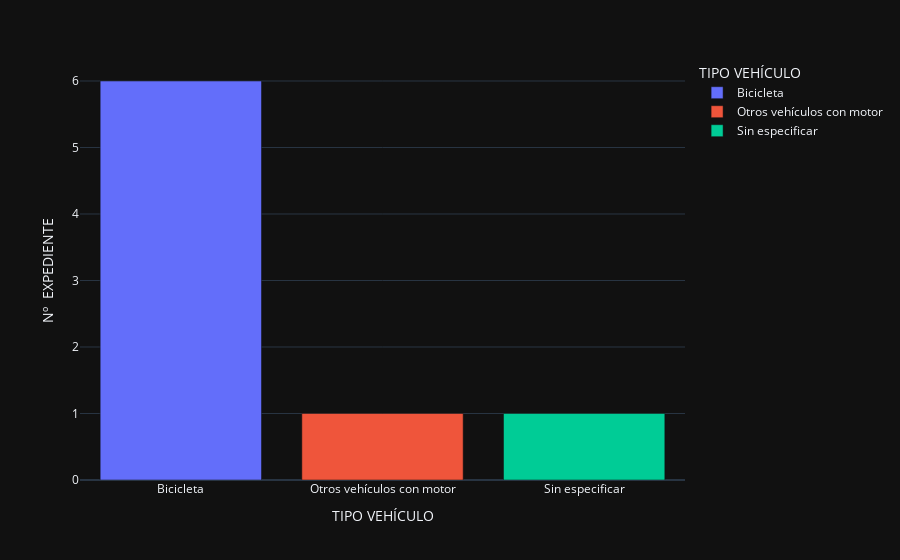

The notebook cell this image was saved under:
### Code cell
# vamos a hacer un plotly del df_accidentes_mujeres_conductor para verlo mejor

px.bar(df_accidentes_mujeres_conductor.reset_index(), x='TIPO VEHÍCULO', y='Nº  EXPEDIENTE', color='TIPO VEHÍCULO')

### Figure 1 — Plotly figure (JSON) as saved in the notebook; plotly's stock layout.template omitted (floating-point values rounded to 4 significant figures)
{"data": [{"alignmentgroup": "True", "hovertemplate": "TIPO VEHÍCULO=%{x}<br>Nº  EXPEDIENTE=%{y}<extra></extra>", "legendgroup": "Bicicleta", "marker": {"color": "#636efa", "pattern": {"shape": ""}}, "name": "Bicicleta", "offsetgroup": "Bicicleta", "orientation": "v", "showlegend": true, "textposition": "auto", "x": ["Bicicleta"], "xaxis": "x", "y": [6], "yaxis": "y", "type": "bar"}, {"alignmentgroup": "True", "hovertemplate": "TIPO VEHÍCULO=%{x}<br>Nº  EXPEDIENTE=%{y}<extra></extra>", "legendgroup": "Otros vehículos con motor", "marker": {"color": "#EF553B", "pattern": {"shape": ""}}, "name": "Otros vehículos con motor", "offsetgroup": "Otros vehículos con motor", "orientation": "v", "showlegend": true, "textposition": "auto", "x": ["Otros vehículos con motor"], "xaxis": "x", "y": [1], "yaxis": "y", "type": "bar"}, {"alignmentgroup": "True", "hovertemplate": "TIPO VEHÍCULO=%{x}<br>Nº  EXPEDIENTE=%{y}<extra></extra>", "legendgroup": "Sin especificar", "marker": {"color": "#00cc96", "pattern": {"shape": ""}}, "name": "Sin especificar", "offsetgroup": "Sin especificar", "orientation": "v", "showlegend": true, "textposition": "auto", "x": ["Sin especificar"], "xaxis": "x", "y": [1], "yaxis": "y", "type": "bar"}], "layout": {"xaxis": {"anchor": "y", "domain": [0.0, 1.0], "title": {"text": "TIPO VEHÍCULO"}, "categoryorder": "array", "categoryarray": ["Bicicleta", "Otros vehículos con motor", "Sin especificar"]}, "yaxis": {"anchor": "x", "domain": [0.0, 1.0], "title": {"text": "Nº  EXPEDIENTE"}}, "legend": {"title": {"text": "TIPO VEHÍCULO"}, "tracegroupgap": 0}, "margin": {"t": 60}, "barmode": "relative"}}
